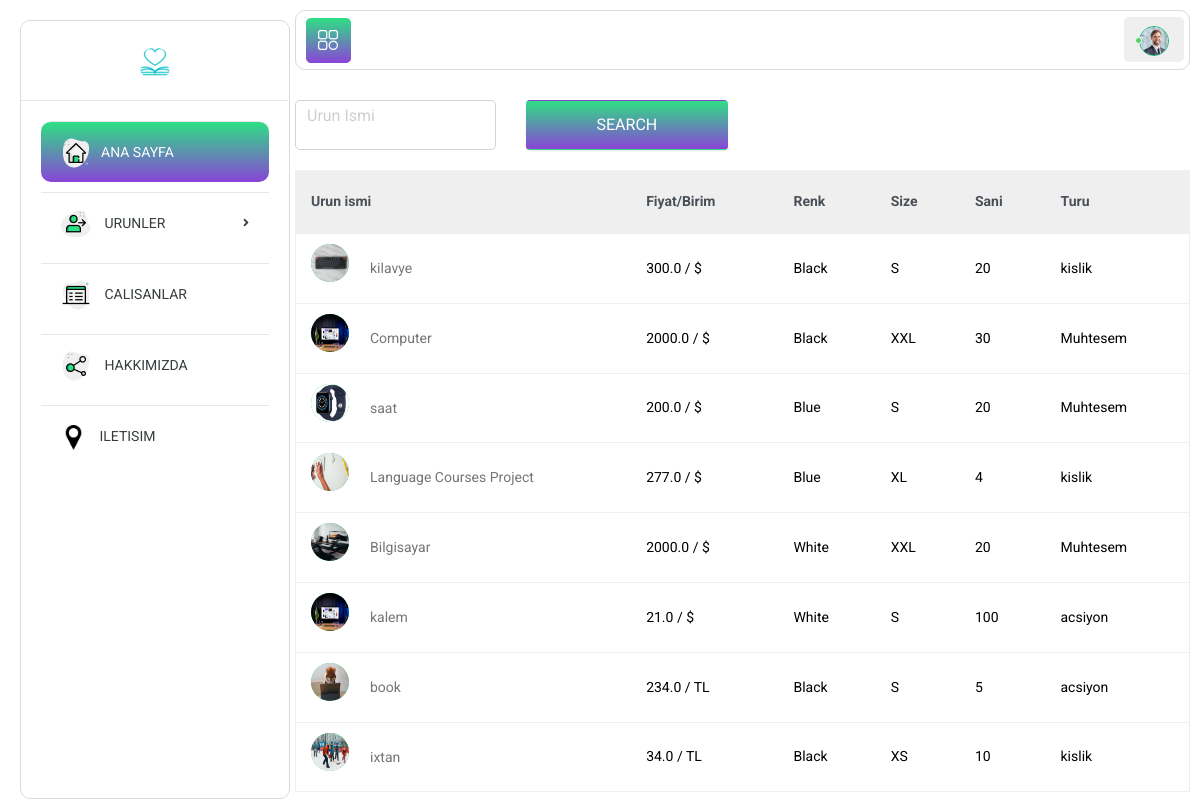
Page /urun-listesi/ on the committed database.
### Migros/models.py (models this page shows, shortened)
class Urunler(models.Model):
    sz                      = (
                                ("S", "S"),
                                ("XS", "XS"),
                                ("M", "M"),
                                ("L", "L"),
                                ("XL", "XL"),
                                ("XXL", "XXL")
                                )
    cr                       = (
                                ("Black", "Black"),
                                ("White", "White"),
                                ("Yellow", "Yellow"),
                                ("Red", "Red"),
                                ("Blue", "Blue"),
                                ("Green", "Green")
                            )
    bm                       = (
                                ("TL", "TL"),
                                ("$", "$"),
                                ("Euro", "Euro"),
                                )
    name                    = models.CharField(max_length=64, blank=True, null=True)
    slug                    = models.SlugField(allow_unicode=True)
    price                   = models.FloatField(max_length=7, blank=True, null=True)
    birim                   = models.CharField(blank=True, null=True, max_length=64, choices=bm)
    img                     = models.ImageField(upload_to='urunler', blank=True, null=True)
    date                    = models.DateTimeField(auto_now_add=True)
    count                   = models.IntegerField()
    size                    = models.CharField(blank=True, null=True, max_length=64, choices=sz)
    color                   = models.CharField(blank=True, null=True, max_length=64, choices=cr)
    description             = models.TextField()
    category                = models.ForeignKey(Category, blank=True, null=True, on_delete=models.CASCADE)
    class Meta:
        ordering = ["-date"]

class Category(models.Model):
    title = models.CharField(max_length=64, null=True, blank=True)
    slug = models.SlugField(allow_unicode=True)
    def __str__(self):
        return self.title

### Migros/views.py (the view)
# urls.py: path('urun-listesi/', urun_listesi, name="urun-listesi"),
def urun_listesi(request):
    keyword = request.GET.get("keyword")
    if keyword:
        urunler = Urunler.objects.filter(name__contains=keyword)
        return render(request, "urun-listesi.html", {'urunler': urunler})
    context = {
        "urunler": Urunler.objects.all()
    }
    return render(request, 'urun-listesi.html', context)

### templates/urun-listesi.html (shortened to what this page needs)
{% extends 'base.html' %}
{% load static %}
{% block content %}
    <body>
    <div class="main-wrapper">
        <div class="page-wrapper">
            <div class="content container-fluid">
                <div class="content-page">
                    <form>
                        <div class="row filter-row">
                            <div class="col-sm-6 col-md-3">
                                <div class="form-group form-focus">
                                    <input type="text" name="keyword" class="form-control floating">
                                    <label class="focus-label">urun ismi</label>
                                </div>
                            </div>
                            <div class="col-sm-6 col-md-3">
                                <a href="#" class="btn btn-search rounded btn-block mb-3"> search </a>
                            </div>
                        </div>
                    </form>
                    <div class="row">
                        <div class="col-md-12 mb-3">
                            <div class="table-responsive">
                                <table class="table custom-table datatable">
                                    <thead class="thead-light">
                                    <tr>
                                        <th>Urun ismi</th>
                                        <th>Fiyat/Birim</th>
                                        <th>Renk</th>
                                        <th>Size</th>
                                        <th>Sani</th>
                                        <th>Turu</th>
                                    </tr>
                                    </thead>
                                    <tbody >
                                    {% for urun in urunler %}
                                        <tr id="change-color">
                                            <td>
                                                {% if urun.img %}
                                                    <a href="{% url 'urun-detail' urun.slug %}"><img
                                                            class="avatar text-white" src="{{ urun.img.url }}"
                                                            alt=""></a>
                                                {% else %}
                                                    <a href="{% url 'urun-detail' urun.slug %}"><img
                                                            class="avatar text-white"
                                                            src="{% static 'assets/img/blog/blog-01.jpg' %}" alt=""></a>
                                                {% endif %}
                                                <h2><a style="margin: 1rem"
                                                       href="{% url 'urun-detail' urun.slug %}">{{ urun.name }}</a></h2>
                                            </td>
                                            <td>{{ urun.price }} / {{ urun.birim }}</td>
                                            <td>{{ urun.color }}</td>
                                            <td>{{ urun.size }}</td>
                                            <td>{{ urun.count }}</td>
                                            <td>{{ urun.category }}</td>
                                        </tr>
                                    {% endfor %}
                                    </tbody>
                                </table>
                            </div>
                        </div>
                    </div>
                </div>
            </div>
        </div>
    </div>
    </body>
{% endblock %}

### rows in the picture
Urunler: img (picture), name "kilavye", price "300.0", birim "$", color "Black", size "S", count "20", category "kislik"
Urunler: img (picture), name "Computer", price "2000.0", birim "$", color "Black", size "XXL", count "30", category "Muhtesem"
Urunler: img (picture), name "saat", price "200.0", birim "$", color "Blue", size "S", count "20", category "Muhtesem"
Urunler: img (picture), name "Language Courses Project", price "277.0", birim "$", color "Blue", size "XL", count "4", category "kislik"
Urunler: img (picture), name "Bilgisayar", price "2000.0", birim "$", color "White", size "XXL", count "20", category "Muhtesem"
Urunler: img (picture), name "kalem", price "21.0", birim "$", color "White", size "S", count "100", category "acsiyon"
Urunler: img (picture), name "book", price "234.0", birim "TL", color "Black", size "S", count "5", category "acsiyon"
Urunler: name "ixtan", price "34.0", birim "TL", color "Black", size "XS", count "10", category "kislik"
